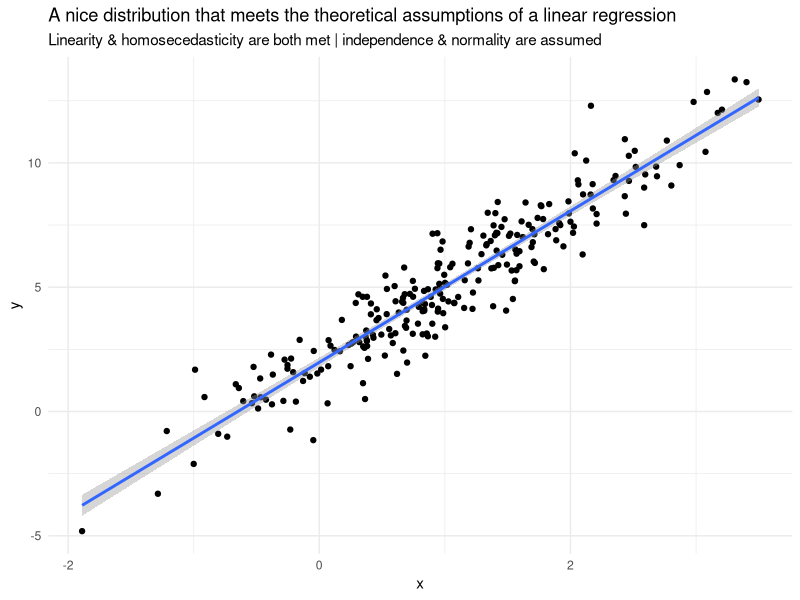
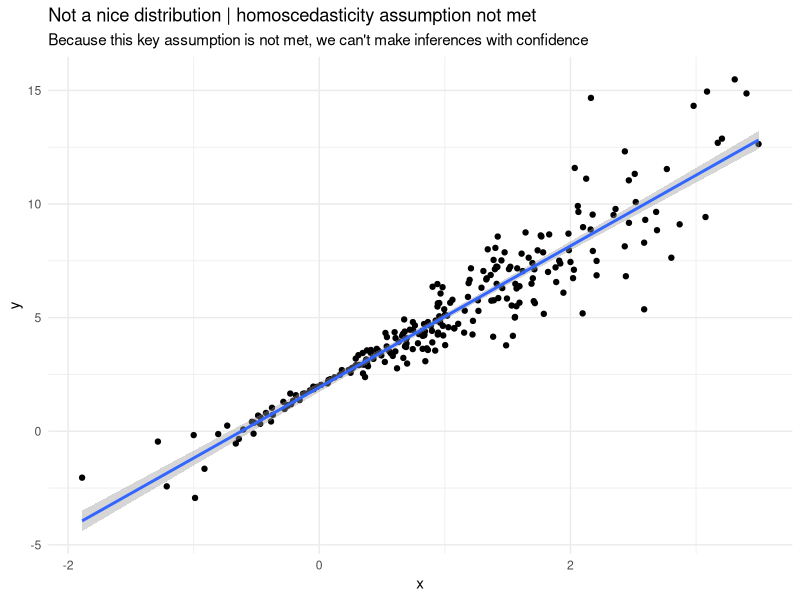
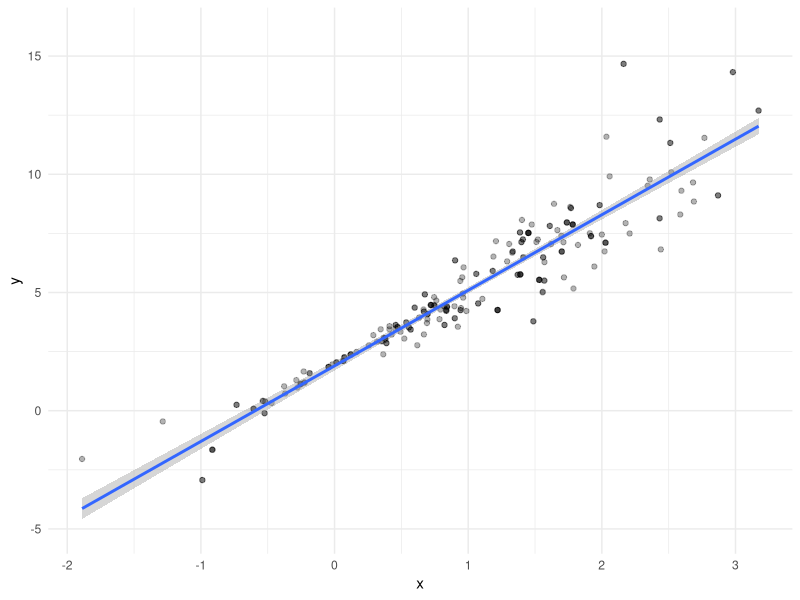
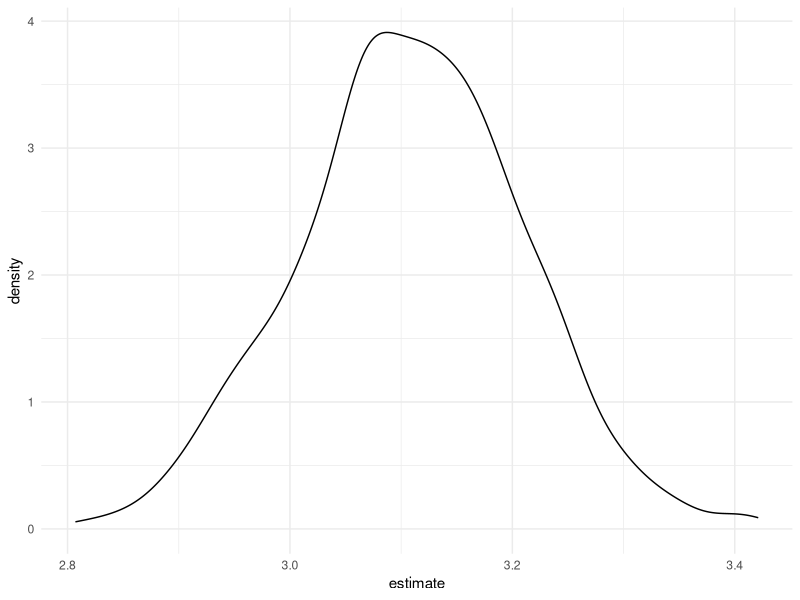

Write R code to recreate these figures, in order.
## ---- chunk 1
library(tidyverse)
library(modelr)

knitr::opts_chunk$set(
  fig.width = 6,
  fig.asp = .6,
  out.width = "90%"
)
theme_set(theme_minimal() + theme(legend.position = "bottom"))
options(
  ggplot2.continuous.colour = "viridis",
  ggplot2.continuous.fill = "viridis"
)
scale_colour_discrete = scale_color_viridis_d
scale_fill_discrete = scale_fill_viridis_d

set.seed(1)
## ---- chunk 2
n_samp = 250

sim_df_const = 
  tibble(
    x = rnorm(n_samp, 1, 1),
    error = rnorm(n_samp, 0, 1),
    y = 2 + 3 * x + error
  )

sim_df_nonconst = sim_df_const %>% 
  mutate(
  error = error * .75 * x,
  y = 2 + 3 * x + error
)

## ---- chunk 3
sim_df_const %>% 
  ggplot(aes(x = x, y = y)) + 
  geom_point() + 
  geom_smooth(method = "lm") + 
  labs(
    title = "A nice distribution that meets the theoretical assumptions of a linear regression", 
    subtitle = "Linearity & homosecedasticity are both met | independence & normality are assumed"
  )



sim_df_nonconst %>% 
  ggplot(aes(x = x, y = y)) + 
  geom_point() + 
  geom_smooth(method = "lm") + 
  labs(
    title = "Not a nice distribution | homoscedasticity assumption not met", 
    subtitle = "Because this key assumption is not met, we can't make inferences with confidence"
  )
## ---- chunk 4
lm(y ~ x, data = sim_df_const) %>% broom::tidy()
lm(y ~ x, data = sim_df_nonconst) %>% broom::tidy()
## ---- chunk 5
boot_sample = function(df) {
  
  sample_frac(df, size = 1, replace = TRUE) %>% 
    arrange(x)
  
  #size = 1 specifies that we want to draw a sample the same size as our dataframe & replace = TRUE tells is that we want to draw samples with replacements, such that multiple obs may be resampled. 
  # Why do we want it to be the same size? because our variance estimates (& vis a vi our confidence intervals) are dependent on sample size. That's why we "size = 1" 
  
}

## ---- chunk 6
boot_sample(sim_df_nonconst) %>%  
  ggplot(aes(x = x, y = y)) + 
  geom_point(alpha = .3) + 
  geom_smooth(method = "lm") + 
  ylim(-5, 16)
  
## ---- chunk 7
boot_sample(sim_df_nonconst) %>%  
   lm(y ~ x, data = .) %>% 
  broom::tidy()
## ---- chunk 8
boot_straps = 
  tibble(
    strap_number = 1:1000,
    strap_sample = rerun(1000, boot_sample(sim_df_nonconst))
  )
## ---- chunk 9

boot_results = 
  boot_straps %>% 
  mutate(
    models = map(.x = strap_sample, ~lm(y ~ x, data = .x)),
    results = map(models, broom::tidy)
  ) %>% 
  select(strap_number, results) %>% 
  unnest(results)
## ---- chunk 10
boot_results %>% 
  group_by(term) %>% 
  summarize(
    mean_est  = mean(estimate), #1st moment
    sd_est = sd(estimate) #3rd (?) moment
  )

lm(y ~ x, data = sim_df_nonconst) %>% broom::tidy()
## ---- chunk 11
boot_results %>% 
  filter(term == "x") %>% 
  ggplot(aes(x = estimate)) + 
  geom_density()
## ---- chunk 12
boot_results %>% 
  group_by(term) %>% 
  summarize(
    ci_lower = quantile(estimate, 0.025), # quantile() gives me the quantiles of the estimates at 2.5% 
    ci_upper = quantile(estimate, 0.975)  # quantile() gives me the quantiles of the estimates at 97.5% 
  )

## ---- chunk 13
sim_df_const %>% 
  bootstrap(1000, id = "strap_number") %>% 
  mutate(
    models = map(.x = strap, ~lm(y ~ x, data = .x)),
    results = map(models, broom::tidy)
  ) %>% 
  select(strap_number, results) %>% 
  unnest(results)  %>%  
  group_by(term) %>% 
  summarize(
    mean_est  = mean(estimate), #1st moment
    sd_est = sd(estimate) #3rd (?) moment
  )
